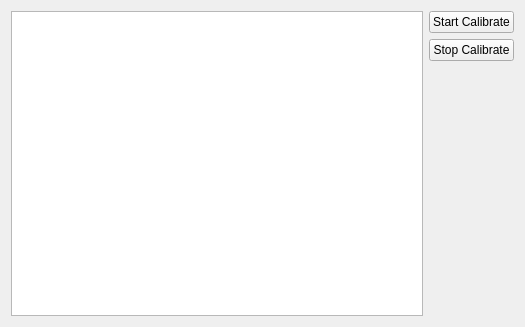
<?xml version="1.0" encoding="UTF-8"?>
<ui version="4.0">
 <class>CalibratorWidget</class>
 <widget class="QWidget" name="CalibratorWidget">
  <property name="geometry">
   <rect>
    <x>0</x>
    <y>0</y>
    <width>525</width>
    <height>327</height>
   </rect>
  </property>
  <property name="windowTitle">
   <string>CalibratorWidget</string>
  </property>
  <layout class="QHBoxLayout" name="horizontalLayout">
   <item>
    <widget class="QGraphicsView" name="graphicsView"/>
   </item>
   <item>
    <layout class="QVBoxLayout" name="verticalLayout">
     <item>
      <widget class="QPushButton" name="startCalibrateButton">
       <property name="text">
        <string>Start Calibrate</string>
       </property>
      </widget>
     </item>
     <item>
      <widget class="QPushButton" name="stopCalibrateButton">
       <property name="text">
        <string>Stop Calibrate</string>
       </property>
      </widget>
     </item>
     <item>
      <spacer name="verticalSpacer">
       <property name="orientation">
        <enum>Qt::Vertical</enum>
       </property>
       <property name="sizeHint" stdset="0">
        <size>
         <width>20</width>
         <height>40</height>
        </size>
       </property>
      </spacer>
     </item>
    </layout>
   </item>
  </layout>
 </widget>
 <layoutdefault spacing="6" margin="11"/>
 <resources/>
 <connections/>
</ui>
